Frame 1 (no input): blank canvas, image omitted
Frame 60 (the mouse pressed at the canvas centre just before this capture): blank canvas, image omitted
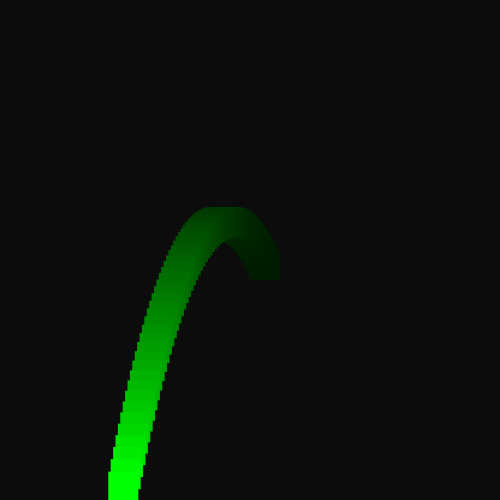
Frame 120 (the mouse held since frame 60 and released just before this capture)

The Processing sketch whose frames 1 and 60 were blank and that drew this single picture after the mouse press (run headless with seeded random() and noise(); from frame 60 on, the mouse is pressed at the canvas centre):

// Processing sketch: ex19_project_02
// ── ex19_project_02.pde
// 본문 코드: 마우스를 누르면 도형들이 랜덤 생성, 낙하. 바닥으로 떨어지면 객체 소멸

ArrayList<Shape> shapes;

void setup() {
  size(500, 500);
  shapes = new ArrayList<Shape>();
}

void draw() {
  // 페이딩 효과
  noStroke();  
  fill(0, 10);  
  rect(0, 0, width, height);

  for (int i = 0; i < shapes.size(); i++) {
    Shape sh = shapes.get(i);
    sh.display();    // 오버라이딩
    sh.move();      // 상속
    if (sh.location.y > height) {
      shapes.remove(i);
    }
  }
  println(shapes.size());
}

void mousePressed() {
  float r = random(1);
  if (r < 1.0/3.0) { 
    shapes.add(new Circle(mouseX, mouseY));
  } else if (r < 2.0/3.0) {
    shapes.add(new Square(mouseX, mouseY));
  } else {
    shapes.add(new Triangle(mouseX, mouseY));
  }
}

// 클래스 코드

class Shape {
  PVector location, velocity, accel;
  color col;
  float d;

  Shape(float x, float y) {
    col = color(255);
    location = new PVector(x, y);
    velocity = new PVector(random(-5, 5), random(-10, -5));
    accel = new PVector(0, 0.3);
    d = 30;
  }

  void display() {
    fill(col);
    textSize(d);
    text("Shape", location.x, location.y);
  }

  void move() {
    velocity.add(accel);
    location.add(velocity);
  }
}

class Circle extends Shape {
  Circle(float x, float y) {
    super(x, y);
  }

  void display() {
    fill(255, 0, 0);
    ellipse(location.x, location.y, d, d);
  }
}

class Square extends Shape {
  Square(float x, float y) {
    super(x, y);
  }

  void display() {
    fill(0, 255, 0);
    rect(location.x, location.y, d, d);
  }
}

class Triangle extends Shape {
  Triangle(float x, float y) {
    super(x, y);
  }

  void display() {
    fill(0, 0, 255);
    triangle(location.x, location.y, location.x-d, location.y+d, location.x+d, location.y+d);
  }
}
